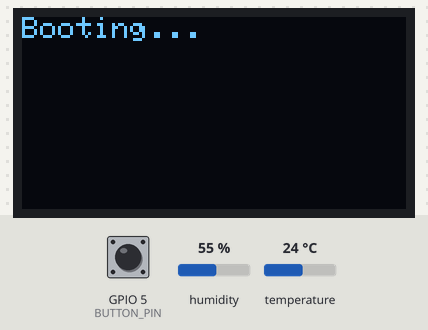
This program was run on a simulated ESP32. Parts: 128×64 one-colour display. The inputs (shaded band) are chosen by the test bench; at power-on: GPIO 5 (BUTTON_PIN) HIGH, humidity 55 %, temperature 24 °C. WiFi joins after 1.5 s; servers stay silent unless stated; what the program prints to the serial monitor is not drawn.

Above: at 0.06 s.
At 2.8 s:
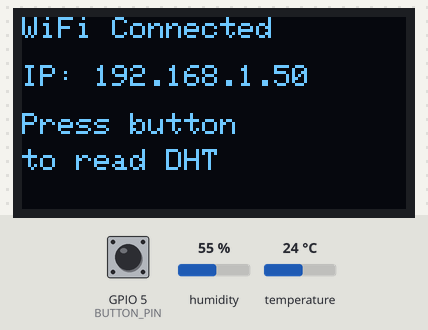
2.9 s: GPIO 5 (BUTTON_PIN) pulled LOW for 0.15 s
At 4.1 s:
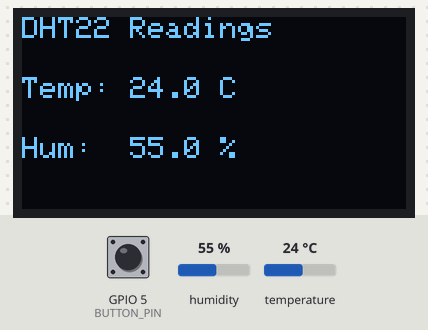
Timing chart, 0 to 5.9 s (numbered marks = the images above; inputs shaded):
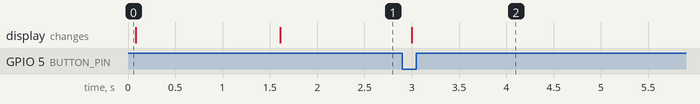

The program:

main.cpp
```cpp
#include <WiFi.h>
#include <WebServer.h>

#include <Wire.h>
#include <Adafruit_GFX.h>
#include <Adafruit_SSD1306.h>
#include "DHT.h"

#define SCREEN_WIDTH 128
#define SCREEN_HEIGHT 64

Adafruit_SSD1306 display(SCREEN_WIDTH, SCREEN_HEIGHT, &Wire, -1);

// Pins
#define DHTPIN 23
#define DHTTYPE DHT11
#define BUTTON_PIN 5   // Button to GND, use INPUT_PULLUP

DHT dht(DHTPIN, DHTTYPE);

// WiFi credentials
const char* ssid     = "NTU FSD";
const char* password = "";

WebServer server(80);

// Last measured values
float lastTemp = NAN;
float lastHum  = NAN;

bool lastButtonState = HIGH;

// --- Helper: read DHT and update globals ---
void readDHTValues() {
  float h = dht.readHumidity();
  float t = dht.readTemperature(); // Celsius

  if (!isnan(h) && !isnan(t)) {
    lastHum  = h;
    lastTemp = t;
    Serial.print("Temp: ");
    Serial.print(t);
    Serial.print(" *C, Humidity: ");
    Serial.print(h);
    Serial.println(" %");
  } else {
    Serial.println("Failed to read from DHT!");
  }
}

// --- Helper: show values on OLED ---
void showOnOLED() {
  display.clearDisplay();
  display.setTextSize(1);
  display.setTextColor(WHITE);

  if (isnan(lastTemp) || isnan(lastHum)) {
    display.setCursor(0, 0);
    display.println("DHT Error!");
  } else {
    display.setCursor(0, 0);
    display.println("DHT22 Readings");

    display.setCursor(0, 20);
    display.print("Temp: ");
    display.print(lastTemp, 1);
    display.println(" C");

    display.setCursor(0, 40);
    display.print("Hum:  ");
    display.print(lastHum, 1);
    display.println(" %");
  }

  display.display();
}

// --- Web handler ---
void handleRoot() {
  // Option A: use last measured values
  // Option B: take fresh reading here, uncomment if you want:
  // readDHTValues();

  String html = "<!DOCTYPE html><html><head><meta charset='UTF-8'>";
  html += "<meta name='viewport' content='width=device-width, initial-scale=1'>";
  html += "<meta http-equiv='refresh' content='5'>";
  html += "<title>ESP32 DHT Monitor</title></head><body>";
  html += "<h2>ESP32 DHT22 Readings</h2>";

  if (isnan(lastTemp) || isnan(lastHum)) {
    html += "<p><b>No valid data yet.</b><br>Press the button to take a reading.</p>";
  } else {
    html += "<p><b>Temperature:</b> ";
    html += String(lastTemp, 1);
    html += " &deg;C</p>";

    html += "<p><b>Humidity:</b> ";
    html += String(lastHum, 1);
    html += " %</p>";
  }

  html += "<hr><p>Press the physical button to update readings on OLED and here.</p>";
  html += "</body></html>";

  server.send(200, "text/html", html);
}

void setup() {
  Serial.begin(115200);

  pinMode(BUTTON_PIN, INPUT_PULLUP);

  // OLED init
  if (!display.begin(SSD1306_SWITCHCAPVCC, 0x3C)) {
    Serial.println("OLED not found!");
    while (1);
  }

  display.clearDisplay();
  display.setTextSize(1);
  display.setTextColor(WHITE);
  display.setCursor(0, 0);
  display.println("Booting...");
  display.display();

  dht.begin();

  // WiFi connect
  WiFi.begin(ssid, password);
  display.setCursor(0, 16);
  display.println("WiFi Connecting...");
  display.display();

  Serial.print("Connecting to WiFi");
  while (WiFi.status() != WL_CONNECTED) {
    delay(500);
    Serial.print(".");
  }
  Serial.println("\nWiFi connected!");
  Serial.print("IP: ");
  Serial.println(WiFi.localIP());

  display.clearDisplay();
  display.setCursor(0, 0);
  display.println("WiFi Connected");
  display.setCursor(0, 16);
  display.print("IP: ");
  display.println(WiFi.localIP());
  display.setCursor(0, 32);
  display.println("Press button");
  display.setCursor(0, 44);
  display.println("to read DHT");
  display.display();

  // Web server
  server.on("/", handleRoot);
  server.begin();
}

void loop() {
  server.handleClient();

  bool currentButtonState = digitalRead(BUTTON_PIN);

  // Detect falling edge (HIGH -> LOW)
  if (lastButtonState == HIGH && currentButtonState == LOW) {
    // Small debounce delay
    delay(50);
    if (digitalRead(BUTTON_PIN) == LOW) {
      Serial.println("Button pressed: reading DHT + updating OLED");
      readDHTValues();
      showOnOLED();
    }
  }

  lastButtonState = currentButtonState;
}
```

Measured:
- after the input at 2.9 s, the display: changes after 0.10 s (image 2)
